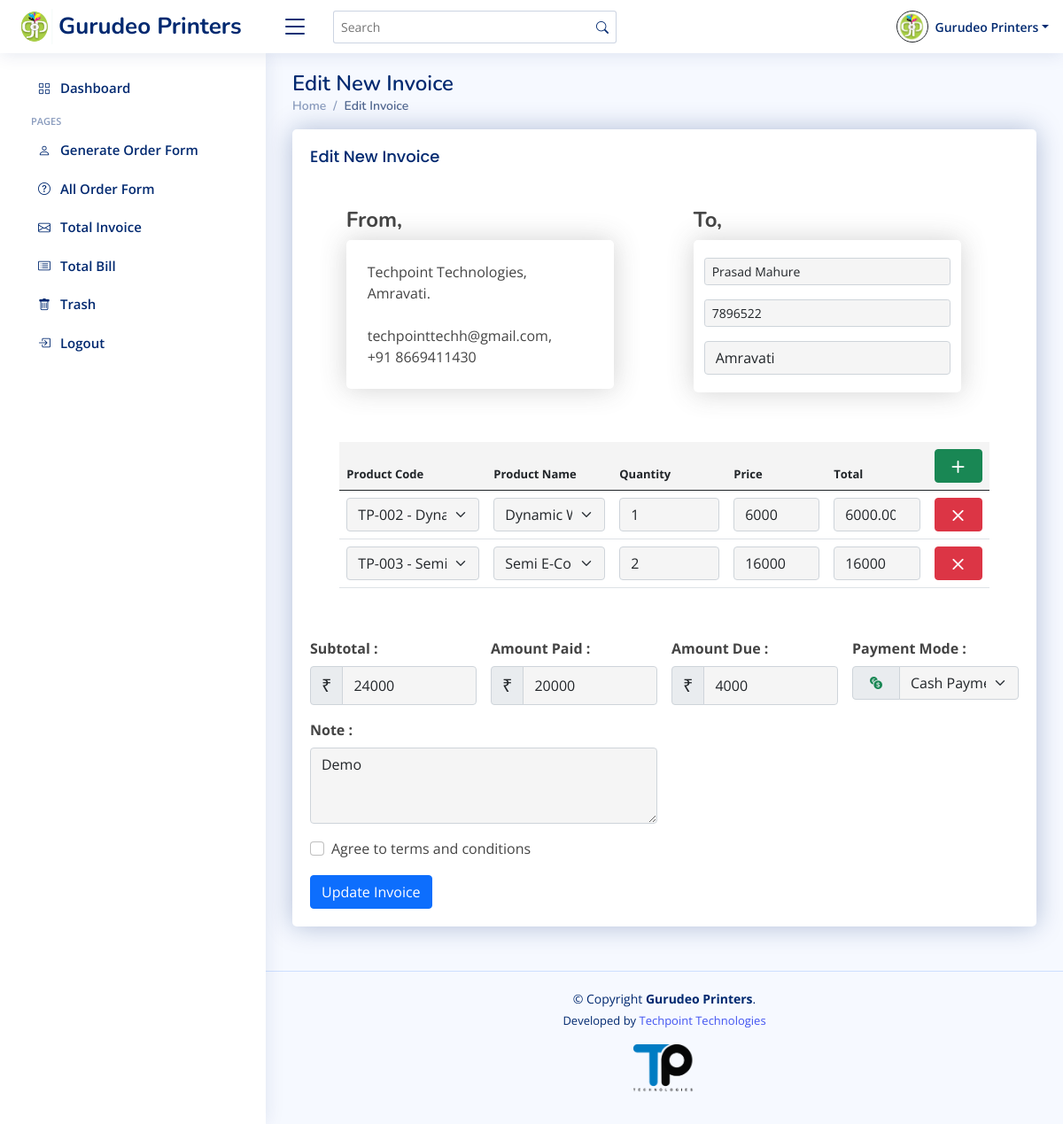
The page /update_invoice.php?id=9 on the database its author committed.
### tables this page shows
CREATE TABLE `invoice_details` (
  `id` int(11) NOT NULL,
  `client_name` varchar(255) NOT NULL,
  `client_number` varchar(255) NOT NULL,
  `client_address` varchar(255) NOT NULL,
  `subtotal` varchar(20) NOT NULL,
  `amount_paid` varchar(20) NOT NULL,
  `amount_due` varchar(20) NOT NULL,
  `payment_mode` varchar(50) NOT NULL,
  `note` varchar(300) NOT NULL,
  `tearms_conditions` varchar(10) NOT NULL,
  `date_time` datetime NOT NULL DEFAULT current_timestamp()
);

CREATE TABLE `invoice_items` (
  `id` int(11) NOT NULL,
  `client_number` varchar(255) NOT NULL,
  `client_name` varchar(255) NOT NULL,
  `product_code` varchar(255) NOT NULL,
  `product_name` varchar(255) NOT NULL,
  `quantity` varchar(25) NOT NULL,
  `price` varchar(25) NOT NULL,
  `total` varchar(25) NOT NULL,
  `date_time` datetime NOT NULL DEFAULT current_timestamp()
);

### update_invoice.php (the view, shortened to what this page needs)
<?php include('header.php') ?>
<?php include('sidebar.php'); ?>
<main id="main" class="main">
    <div class="pagetitle">
        <h1>Edit New Invoice</h1>
        <nav>
            <ol class="breadcrumb">
                <li class="breadcrumb-item"><a href="index.php">Home</a></li>
                <li class="breadcrumb-item active">Edit Invoice</li>
            </ol>
        </nav>
    </div>
    <?php
    if (isset($_GET['id'])) {
        $id = $_GET['id'];
        $selection = mysqli_query($con, "SELECT * FROM `invoice_details` WHERE `id` = '$id'");
        $data = mysqli_fetch_array($selection);
        $dateTime = $data['date_time'] ;
        $number = $data['client_number'];
    ?>
        <section class="section">
            <div class="row">
                <div class="col-lg-12">
                    <div class="card">
                        <div class="card-body">
                            <h5 class="card-title">Edit New Invoice</h5>
                            <form method="POST" class="row g-3">
                                <div class="row my-2 p-3 d-flex justify-content-around">
                                    <div class="col-md-5 my-2 text-left">
                                        <h4 class="fw-bold">From,</h4>
                                        <div class="box p-4">
                                            Techpoint Technologies, <br>
                                            Amravati. <br> <br>
                                            techpointtechh@gmail.com, <br>
                                            +91 8669411430
                                        </div>
                                    </div>
                                    <div class="col-md-5 my-2 text-right">
                                        <h4 class="fw-bold">To,</h4>
                                        <div class="box">
                                            <div class="col-12 p-1 my-2">
                                                <input type="text" class="form-control form-control-sm" id="validationDefault01" value="<?= $data['client_name'] ?>" name="client_name" placeholder="Client Name" required="">
                                            </div>
                                            <div class="col-12 p-1 my-2">
                                                <input type="text" value="<?= $data['client_number'] ?>" class="form-control form-control-sm" id="validationDefault01" name="client_number" placeholder="Contact Number" required="">
                                            </div>
                                            <div class="col-12 p-1 my-2">
                                                <input type="text" value="<?= $data['client_address'] ?>" name="client_address" class="form-control" id="validationDefault01" placeholder="Address" required="">
                                            </div>
                                        </div>
                                    </div>
                                </div>
                                <div class="d-flex justify-content-center p-2 my-3">
                                    <div class="table-responsive col-11">
                                        <table class="table">
                                            <thead>
                                                <tr>
                                                    <th scope="col">Product Code</th>
                                                    <th scope="col">Product Name</th>
                                                    <th scope="col">Quantity</th>
                                                    <th scope="col">Price</th>
                                                    <th scope="col">Total</th>
                                                    <th scope="col"><a href="javascript:void(0)" class="btn btn-success addRow"><i class="bi bi-plus-lg"></i></a></th>
                                                </tr>
                                            </thead>
                                            <tbody>
                                            <?php
                                               $items = mysqli_query($con, "SELECT * FROM `invoice_items` WHERE `date_time` = '$dateTime' || `client_number` = '$number' ");
                                               while($item_data = mysqli_fetch_array($items)){
                                                   ?>
                                                     <tr>
                                                    <td>
                                                        <select class="form-select" name="product_code[]" id="validationDefault04" required="">
                                                            <option selected disabled><?= $item_data['product_code'] ?></option>
                                                        </select>
                                                    </td>
                                                    <td> <select class="form-select" name="product_name[]" id="validationDefault04" required="">
                                                            <option selected="" disabled="" value=""><?= $item_data['product_name'] ?></option>
                                                        </select></td>
                                                    <td><input type="number" value="<?= $item_data['quantity'] ?>" name="quantity[]" id="quantity" class="form-control quantity" required=""></td>
                                                    <td><input type="number" value="<?= $item_data['price'] ?>" name="price[]" id="price" class="form-control price" required=""></td>
                                                    <td><input type="number" value="<?= $item_data['total'] ?>" name="total[]" id="total" class="form-control total" required=""></td>
                                                    <td> <a href="javascript:void(0)" class="btn btn-danger deleteRow"><i class="bi bi-x-lg"></i></a></td>
                                                </tr>
                                                   <?php
                                               }
                                            ?>
                                            </tbody>
                                        </table>
                                    </div>
                                </div>
                                <div class="col-md-3">
                                    <label for="subtotal" class="form-label fw-bold">Subtotal :</label>
                                    <div class="input-group">
                                        <span class="input-group-text fs-5" id="inputGroupPrepend2">&#8377;</span>
                                        <input type="number" value="<?= $data['subtotal'] ?>" class="form-control subtotal" name="subtotal" id="subtotal" aria-describedby="inputGroupPrepend2" placeholder="subtotal" value="0" required="">
                                    </div>
                                </div>
                                <div class="col-md-3">
                                    <label for="amount_paid" class="form-label fw-bold">Amount Paid :</label>
                                    <div class="input-group">
                                        <span class="input-group-text fs-5" id="inputGroupPrepend2">&#8377;</span>
                                        <input type="number" value="<?= $data['amount_paid'] ?>" class="form-control" name="amount_paid" id="amount_paid" aria-describedby="inputGroupPrepend2" placeholder="Amount Paid" required="">
                                    </div>
                                </div>
                                <div class="col-md-3">
                                    <label for="amount_due" class="form-label fw-bold">Amount Due :</label>
                                    <div class="input-group">
                                        <span class="input-group-text fs-5" id="inputGroupPrepend2">&#8377;</span>
                                        <input type="number" value="<?= $data['amount_due'] ?>" class="form-control" name="amount_due" id="amount_due" aria-describedby="inputGroupPrepend2" placeholder="Amount Due" required="">
                                    </div>
                                </div>
                                <div class="col-md-3">
                                    <label for="amount_due" class="form-label fw-bold">Payment Mode :</label>
                                    <div class="input-group">
                                        <span class="input-group-text text-success fs-5" id="inputGroupPrepend2"><i class="bi bi-currency-exchange"></i></span>
                                        <select class="form-select" name="payment_mode" id="validationDefault04" required="">
                                            <option selected="" disabled="" value=""><?= $data['payment_mode'] ?></option>
                                        </select>
                                    </div>
                                </div>
                                <div class="col-md-6">
                                    <label for="note" class="form-label fw-bold">Note :</label>
                                    <textarea class="form-control" name="note" placeholder="Write Something About Project." id="note" rows="3"><?= $data['note'] ?></textarea>
                                </div>
                                <div class="col-12">
                                    <div class="form-check">
                                        <input class="form-check-input" type="checkbox" name="tearms_conditions" value="Agree" id="invalidCheck2" required="">
                                        <label class="form-check-label" for="invalidCheck2">
                                            Agree to terms and conditions
                                        </label>
                                    </div>
                                </div>
                                <div class="col-12">
                                    <button class="btn btn-primary" name="save_invoice" type="submit">Update Invoice</button>
                                </div>
                            </form>
                        </div>
                    </div>
                </div>
            </div>
        </section>
    <?php
    }
    ?>
    <?php include('footer.php') ?>

### print.css (style rules this page uses)
@media screen { table, td, th { font-size: 13px; } }
@media screen { i.bi { margin: 0 7px 0 7px; font-size: 14px; } }

### assets/css/style.css (style rules this page uses)
:root { scroll-behavior: smooth; }
body { font-family: "Open Sans", sans-serif; background: #f6f9ff; color: #444444; }
a { color: #4154f1; text-decoration: none; }
h1, h2, h3, h4, h5, h6 { font-family: "Nunito", sans-serif; }
#main { margin-top: 60px; padding: 20px 30px; transition: all 0.3s; }
.pagetitle { margin-bottom: 10px; }
.pagetitle h1 { font-size: 24px; margin-bottom: 0; font-weight: 600; color: #012970; }
.card { margin-bottom: 30px; border: none; border-radius: 5px; box-shadow: 0px 0 30px rgba(1, 42, 112, 0.288); overflow: hidden; }
.card-title { padding: 20px 0 15px 0; font-size: 18px; font-weight: 500; color: #012970; font-family: "Poppins", sans-serif; }
.card-body { padding: 0 20px 20px 20px; }
.breadcrumb { font-size: 14px; font-family: "Nunito", sans-serif; color: #899bbd; font-weight: 600; }
.breadcrumb a { color: #899bbd; transition: 0.3s; }
.breadcrumb .breadcrumb-item::before { color: #899bbd; }
.breadcrumb .active { color: #51678f; font-weight: 600; }
@media (min-width: 1200px) { #main, #footer { margin-left: 300px; } }

### update_invoice.php (style rules this page uses)
.box { box-shadow: 0px 0px 30px #4242423d; padding: 8px; border-radius: 5px; }
.form-control, .form-select { background-color: #f5f5f5; }
thead { background-color: #f3f3f3e8; }

### rows shown on the page
invoice_details: client_name "Prasad Mahure", client_number "7896522", client_address "Amravati", subtotal "24000", amount_paid "20000", amount_due "4000", payment_mode "Cash Payment", note "Demo"
invoice_items: product_code "TP-002 - Dynamic Website", product_name "Dynamic Website", quantity "1", price "6000", total "6000.00"
invoice_items: product_code "TP-003 - Semi E-Commerce Website", product_name "Semi E-Commerce Website", quantity "2", price "16000", total "16000"
